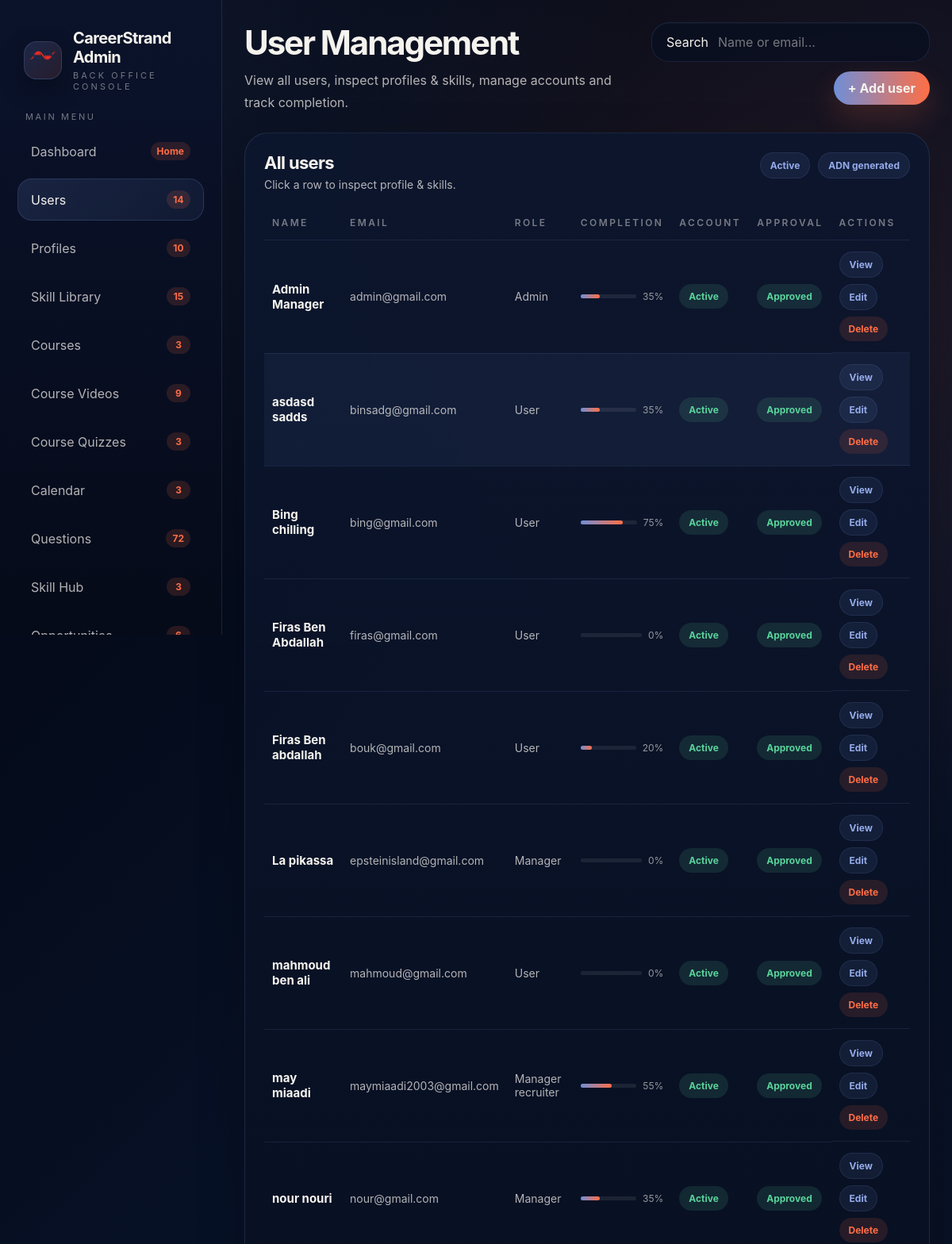
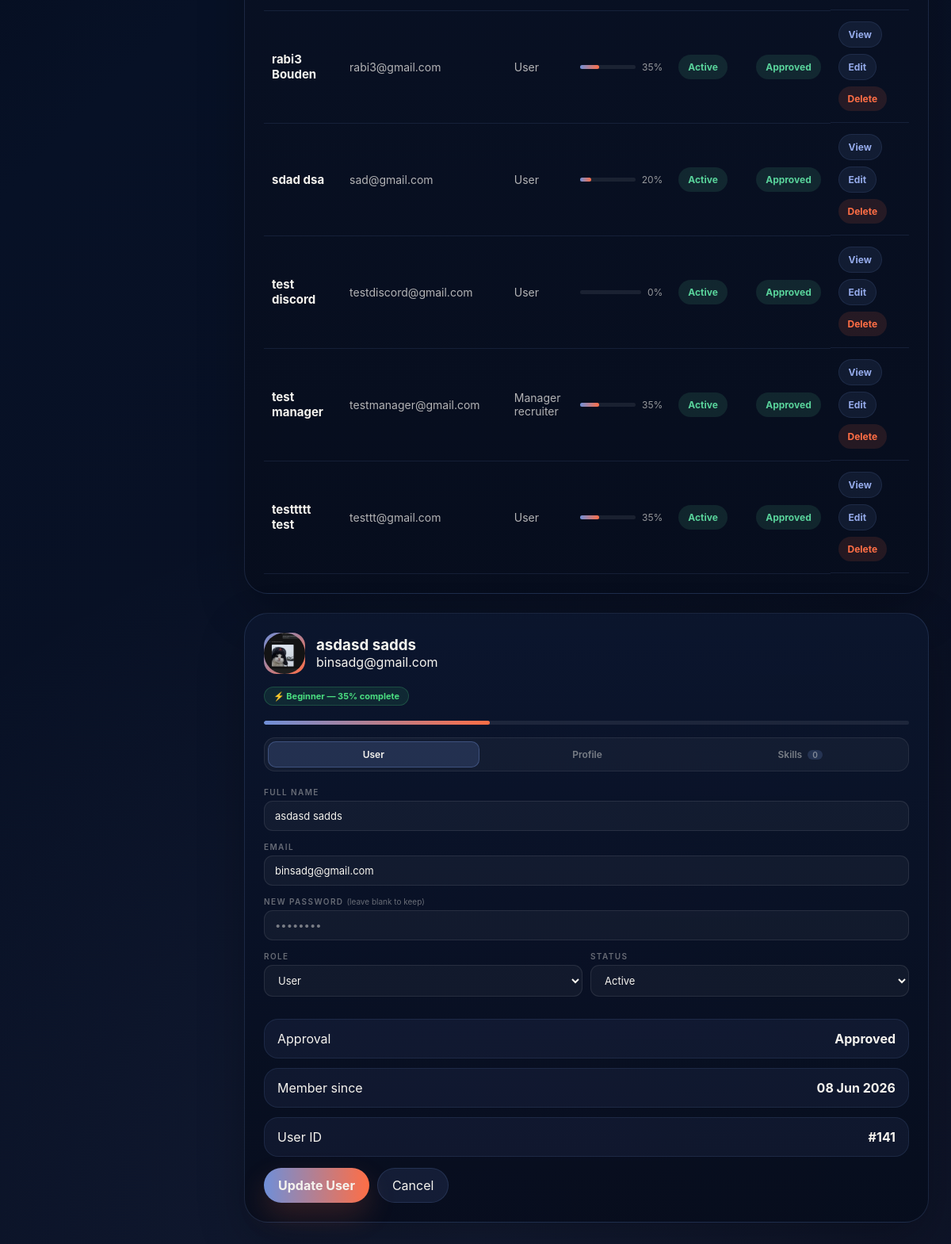
Screenshot of /View/BackOffice/admin-users.php?view=141 (signed in) with the database file from the repository (2 pictures, top to bottom).
### tables this page shows
CREATE TABLE `users` (
  `userId` int(11) NOT NULL,
  `fullName` varchar(255) DEFAULT NULL,
  `email` varchar(255) DEFAULT NULL,
  `password` varchar(255) DEFAULT NULL,
  `role` varchar(50) DEFAULT NULL,
  `status` varchar(50) DEFAULT NULL,
  `createdAt` date DEFAULT NULL,
  `faceDescriptor` longtext DEFAULT NULL,
  `faceEnabled` tinyint(1) NOT NULL DEFAULT 0,
  `approvalStatus` varchar(50) DEFAULT 'approved',
  `questionnaireStatus` varchar(20) NOT NULL DEFAULT 'pending',
  `rejectionReason` text DEFAULT NULL
);

CREATE TABLE `profile` (
  `profileId` int(11) NOT NULL,
  `userId` int(11) DEFAULT NULL,
  `bio` text DEFAULT NULL,
  `photoUrl` varchar(255) DEFAULT NULL,
  `location` varchar(255) DEFAULT NULL,
  `preferences` varchar(255) DEFAULT NULL,
  `careerGoal` varchar(255) DEFAULT NULL,
  `portfolioTheme` varchar(50) DEFAULT 'midnight',
  `portfolioPrimaryColor` varchar(20) DEFAULT '#8fb1ff',
  `portfolioSecondaryColor` varchar(20) DEFAULT '#ff7a50',
  `cvTheme` varchar(50) DEFAULT 'graphite',
  `cvPrimaryColor` varchar(20) DEFAULT '#1f1b1b',
  `cvSecondaryColor` varchar(20) DEFAULT '#efe7df',
  `completionScore` int(11) DEFAULT NULL,
  `level` varchar(50) DEFAULT NULL
);

### View/backoffice/admin-users.php (the view, shortened to what the rows shown need)
<?php
require_once __DIR__ . '/../../config.php';
require_once __DIR__ . '/../../Controller/UserController.php';
require_once __DIR__ . '/../../Controller/ProfileController.php';
$controller       = new UserController();
$profileController = new ProfileController();
function h(?string $v): string { return htmlspecialchars((string)$v, ENT_QUOTES, 'UTF-8'); }
$search = $_GET['search'] ?? '';
$sort   = $_GET['sort']   ?? 'fullName';
$order  = $_GET['order']  ?? 'ASC';
$users  = $controller->getAll($search, $sort, $order);
$mode   = null;
$selectedUser      = null;
$selectedProfile   = null;
$selectedSkills    = [];
if (isset($_GET['view'])) {
    $selectedUser = $controller->getById((int)$_GET['view']);
}
if ($selectedUser) {
    $uid              = $selectedUser->getUserId();
    $selectedProfile  = $profileController->getByUserId($uid);
    $selectedSkills   = $profileController->getSkillsByUserId($uid);
}
?>
<!DOCTYPE html>
<html lang="en">
<head>
  <link rel="stylesheet" href="assets/css/admin.css"/>
</head>
<body>
<div class="admin-shell">
  <?php include __DIR__ . '/partials/admin-sidebar.php'; ?>
  <main class="admin-main">
    <header class="page-header">
      <div>
        <h2>User Management</h2>
      </div>
    </header>
    <section class="detail-grid">
      <article class="panel">
        <table>
          <thead>
            <tr>
              <th><a href="?<?php echo http_build_query(array_merge($_GET,['sort'=>'fullName','order'=>(($_GET['sort']??'')==='fullName'&&($_GET['order']??'')==='ASC')?'DESC':'ASC'])); ?>">Name</a></th>
              <th><a href="?<?php echo http_build_query(array_merge($_GET,['sort'=>'email','order'=>(($_GET['sort']??'')==='email'&&($_GET['order']??'')==='ASC')?'DESC':'ASC'])); ?>">Email</a></th>
              <th><a href="?<?php echo http_build_query(array_merge($_GET,['sort'=>'role','order'=>(($_GET['sort']??'')==='role'&&($_GET['order']??'')==='ASC')?'DESC':'ASC'])); ?>">Role</a></th>
              <th>Completion</th>
              <th>Account</th>
              <th>Approval</th>
              <th>Actions</th>
            </tr>
          </thead>
          <tbody>
            <?php foreach ($users as $u):
              $uProfile = $profileController->getByUserId($u->getUserId());
              $uScore   = $uProfile ? $uProfile->getCompletionScore() : 0;
              $isSelected = isset($_GET['view']) && (int)$_GET['view'] === $u->getUserId();
            ?>
            <tr style="<?php echo $isSelected ? 'background:rgba(111,143,216,.07);' : ''; ?> cursor:pointer;"
                onclick="window.location='admin-users.php?view=<?php echo $u->getUserId(); ?><?php echo !empty($_GET['search']) ? '&search='.urlencode($_GET['search']) : ''; ?>'">
              <td><strong><?php echo h($u->getFullName()); ?></strong></td>
              <td><?php echo h($u->getEmail()); ?></td>
              <td><?php echo h(ucfirst($u->getRole())); ?></td>
              <td>
                <div style="display:flex;align-items:center;gap:8px;">
                  <div style="flex:1;height:5px;background:rgba(255,255,255,.08);border-radius:999px;min-width:60px;">
                    <div style="height:100%;width:<?php echo $uScore; ?>%;background:linear-gradient(90deg,#6f8fd8,#ff6e45);border-radius:999px;"></div>
                  </div>
                  <span style="font-size:12px;color:rgba(245,243,238,.6);"><?php echo $uScore; ?>%</span>
                </div>
              </td>
              <td>
                <span class="status-chip <?php echo $u->getStatus() === 'active' ? 'status-active' : 'status-inactive'; ?>">
                  <?php echo ucfirst($u->getStatus()); ?>
                </span>
              </td>
              <td>
                <span class="status-chip <?php echo $u->getApprovalStatus() === 'approved' ? 'status-active' : 'status-inactive'; ?>">
                  <?php echo ucfirst($u->getApprovalStatus()); ?>
                </span>
              </td>
              <td class="table-actions" onclick="event.stopPropagation();">
                <a href="admin-users.php?view=<?php echo $u->getUserId(); ?>" class="link-btn">View</a>
                <a href="admin-users.php?action=edit&id=<?php echo $u->getUserId(); ?>" class="link-btn">Edit</a>
                <form method="POST" action="admin-users.php" style="display:inline;" onsubmit="return confirm('Delete this user?')">
                  <button type="submit" class="status-chip status-inactive" style="border:none;cursor:pointer;">Delete</button>
                </form>
              </td>
            </tr>
            <?php endforeach; ?>
          </tbody>
        </table>
      </article>
      <aside class="detail-card">
        <?php if ($mode === 'create'): ?>
        <div class="profile-top">
          <div class="profile-meta">
            <div class="avatar">+</div>
            <div><h3>New User</h3><p>Fill in the details below.</p></div>
          </div>
        </div>
        <form action="admin-users.php" method="post" onsubmit="return validateForm()">
          <input type="hidden" name="action" value="create">
          <div class="profile-field"><label>Full Name</label><input type="text" id="fullName" name="fullName" value="<?php echo h($_POST['fullName'] ?? ''); ?>"></div>
          <div class="profile-field"><label>Email</label><input type="text" id="email" name="email" value="<?php echo h($_POST['email'] ?? ''); ?>"></div>
          <div class="profile-field"><label>Password</label><input type="password" id="password" name="password" placeholder="••••••••"></div>
          <div class="form-row-2">
            <div class="profile-field"><label>Role</label>
              <select id="role" name="role" onchange="onRoleChange(this)">
                <option value="user"             <?php echo (($_POST['role']??'')==='user')             ?'selected':''; ?>>User</option>
                <option value="manager"          <?php echo (($_POST['role']??'')==='manager')          ?'selected':''; ?>>Manager</option>
                <option value="manager recruiter"<?php echo (($_POST['role']??'')==='manager recruiter')?'selected':''; ?>>Manager Recruiter</option>
                <option value="admin"            <?php echo (($_POST['role']??'')==='admin')            ?'selected':''; ?>>Admin</option>
              </select>
            </div>
            <div class="profile-field"><label>Status</label>
              <select name="status">
                <option value="active"   <?php echo (($_POST['status']??'active')==='active')  ?'selected':''; ?>>Active</option>
                <option value="inactive" <?php echo (($_POST['status']??'')==='inactive')      ?'selected':''; ?>>Inactive</option>
              </select>
            </div>
          </div>
          <div id="rcf-manager" class="role-create-fields <?php echo (($_POST['role']??'')==='manager')?'visible':''; ?>">
            <hr class="section-sep">
            <span class="section-label-sm">Organization details</span>
            <div class="profile-field"><label>Organization / Club Name</label><input type="text" name="organization" value="<?php echo h($_POST['organization'] ?? ''); ?>" placeholder="e.g. TechClub Tunis"></div>
            <div class="form-row-2">
              <div class="profile-field"><label>Category Focus</label>
                <select name="categoryFocus">
                  <option value="">Select…</option>
                  <?php foreach(['Technology','Design','Business','Science','Arts','Other'] as $opt): ?>
                    <option value="<?php echo $opt; ?>" <?php echo (($_POST['categoryFocus']??'')===$opt)?'selected':''; ?>><?php echo $opt; ?></option>
                  <?php endforeach; ?>
                </select>
              </div>
              <div class="profile-field"><label>Description</label><input type="text" name="orgDescription" value="<?php echo h($_POST['orgDescription'] ?? ''); ?>" placeholder="What do you organize?"></div>
            </div>
          </div>
          <div id="rcf-recruiter" class="role-create-fields <?php echo (($_POST['role']??'')==='manager recruiter')?'visible':''; ?>">
            <hr class="section-sep">
            <span class="section-label-sm">Company & recruiting details</span>
            <div class="form-row-2">
              <div class="profile-field"><label>Company Name</label><input type="text" name="companyName" value="<?php echo h($_POST['companyName'] ?? ''); ?>" placeholder="e.g. TechCorp"></div>
              <div class="profile-field"><label>Job Title</label><input type="text" name="jobTitle" value="<?php echo h($_POST['jobTitle'] ?? ''); ?>" placeholder="e.g. HR Manager"></div>
            </div>
            <div class="form-row-2">
              <div class="profile-field"><label>Industry</label>
                <select name="industry">
                  <option value="">Select…</option>
                  <?php foreach(['Software & IT','Finance','Healthcare','Education','Marketing','Other'] as $opt): ?>
                    <option value="<?php echo $opt; ?>" <?php echo (($_POST['industry']??'')===$opt)?'selected':''; ?>><?php echo $opt; ?></option>
                  <?php endforeach; ?>
                </select>
              </div>
              <div class="profile-field"><label>Opportunity Types</label>
                <select name="opportunityTypes">
                  <option value="">Select…</option>
                  <?php foreach(['Internship','Job','Freelance','Internship & Job','All'] as $opt): ?>
                    <option value="<?php echo $opt; ?>" <?php echo (($_POST['opportunityTypes']??'')===$opt)?'selected':''; ?>><?php echo $opt; ?></option>
                  <?php endforeach; ?>
                </select>
              </div>
            </div>
            <div class="profile-field"><label>Company Website</label><input type="text" name="companyWebsite" value="<?php echo h($_POST['companyWebsite'] ?? ''); ?>" placeholder="https://company.com"></div>
          </div>
          <div style="margin-top:16px;display:flex;gap:10px;">
            <button type="submit" class="btn btn-main">Create User</button>
            <a href="admin-users.php" class="btn btn-soft">Cancel</a>
          </div>
        </form>
        <?php elseif ($selectedUser): ?>
        <?php
          $sp    = $selectedProfile;
          $ss    = $selectedSkills;
          $score = $sp ? $sp->getCompletionScore() : 0;
          $level = $sp ? $sp->getLevel()           : 'Starter';
          $sRole = $selectedUser->getRole();
        ?>
        <div class="profile-top">
          <div class="profile-meta">
            <div class="avatar" style="overflow:hidden;">
              <?php if ($sp && !empty($sp->getPhotoUrl())): ?>
                <img src="<?php echo h($sp->getPhotoUrl()); ?>" style="width:100%;height:100%;object-fit:cover;border-radius:50%;" alt="">
              <?php else: ?>
                <?php echo strtoupper(substr($selectedUser->getFullName(), 0, 1)); ?>
              <?php endif; ?>
            </div>
            <div>
              <h3><?php echo h($selectedUser->getFullName()); ?></h3>
              <p><?php echo h($selectedUser->getEmail()); ?></p>
            </div>
          </div>
        </div>
        <div class="score-badge">⚡ <?php echo h($level); ?> — <?php echo $score; ?>% complete</div>
        <div style="margin-bottom:16px;">
          <div class="progress-mini-bar">
            <div class="progress-mini-fill" style="width:<?php echo $score; ?>%"></div>
          </div>
        </div>
        <div class="detail-tabs">
          <button class="dtab active" data-tab="user"   onclick="switchDTab('user')">User</button>
          <button class="dtab"        data-tab="profile" onclick="switchDTab('profile')">Profile</button>
          <button class="dtab" data-tab="activity" onclick="switchDTab('activity')">
            Skills <span style="margin-left:4px;background:rgba(111,143,216,.2);border-radius:999px;padding:0 6px;font-size:10px;"><?php echo count($ss); ?></span>
          </button>
        </div>
        <div id="dtab-user" class="dtab-panel active">
          <form action="admin-users.php" method="post" onsubmit="return validateForm()">
            <div class="profile-field"><label>Full Name</label><input type="text" id="fullName" name="fullName" value="<?php echo h($selectedUser->getFullName()); ?>"></div>
            <div class="profile-field"><label>Email</label><input type="text" id="email" name="email" value="<?php echo h($selectedUser->getEmail()); ?>"></div>
            <div class="profile-field">
              <label>New Password <span style="font-weight:400;text-transform:none;letter-spacing:0;">(leave blank to keep)</span></label>
              <input type="password" id="password" name="password" placeholder="••••••••">
            </div>
            <div class="form-row-2">
              <div class="profile-field"><label>Role</label>
                <select name="role">
                  <option value="user"             <?php echo $sRole==='user'             ?'selected':''; ?>>User</option>
                </select>
              </div>
              <div class="profile-field"><label>Status</label>
                <select name="status">
                  <option value="active"   <?php echo $selectedUser->getStatus()==='active'  ?'selected':''; ?>>Active</option>
                </select>
              </div>
            </div>
            <div class="info-list" style="margin:14px 0;">
              <div class="info-item"><span>Approval</span><strong><?php echo h(ucfirst($selectedUser->getApprovalStatus())); ?></strong></div>
              <div class="info-item"><span>Member since</span><strong><?php echo $selectedUser->getCreatedAt() ? date('d M Y', strtotime($selectedUser->getCreatedAt())) : '—'; ?></strong></div>
              <div class="info-item"><span>User ID</span><strong>#<?php echo $selectedUser->getUserId(); ?></strong></div>
            </div>
            <div style="display:flex;gap:10px;flex-wrap:wrap;">
              <button type="submit" class="btn btn-main">Update User</button>
              <a href="admin-users.php" class="btn btn-soft">Cancel</a>
            </div>
          </form>
        </div>
        <?php endif; ?>
      </aside>
    </section>
  </main>
</div>
</body>
</html>

### rows the page displays
users: fullName "Admin Manager", email "admin@gmail.com", role "Admin", profile.completionScore "35", status "Active", approvalStatus "Approved"
users: fullName "asdasd sadds", email "binsadg@gmail.com", role "User", status "Active", approvalStatus "Approved", createdAt "08 Jun 2026", userId "141"
profile: completionScore "35", photoUrl (picture), level "Beginner"
users: fullName "Bing chilling", email "bing@gmail.com", role "User", profile.completionScore "75", status "Active", approvalStatus "Approved"
users: fullName "Firas Ben Abdallah", email "firas@gmail.com", role "User", uScore "0", status "Active", approvalStatus "Approved"
users: fullName "Firas Ben abdallah", email "bouk@gmail.com", role "User", profile.completionScore "20", status "Active", approvalStatus "Approved"
users: fullName "La pikassa", email "epsteinisland@gmail.com", role "Manager", uScore "0", status "Active", approvalStatus "Approved"
users: fullName "mahmoud ben ali", email "mahmoud@gmail.com", role "User", uScore "0", status "Active", approvalStatus "Approved"
users: fullName "may miaadi", email "maymiaadi2003@gmail.com", role "Manager recruiter", profile.completionScore "55", status "Active", approvalStatus "Approved"
users: fullName "nour nouri", email "nour@gmail.com", role "Manager", profile.completionScore "35", status "Active", approvalStatus "Approved"
users: fullName "rabi3 Bouden", email "rabi3@gmail.com", role "User", profile.completionScore "35", status "Active", approvalStatus "Approved"
users: fullName "sdad dsa", email "sad@gmail.com", role "User", profile.completionScore "20", status "Active", approvalStatus "Approved"
users: fullName "test discord", email "testdiscord@gmail.com", role "User", uScore "0", status "Active", approvalStatus "Approved"
users: fullName "test manager", email "testmanager@gmail.com", role "Manager recruiter", profile.completionScore "35", status "Active", approvalStatus "Approved"
users: fullName "testtttt test", email "testtt@gmail.com", role "User", profile.completionScore "35", status "Active", approvalStatus "Approved"

### other values shown
$adminSidebarEscape($adminSidebarItem['label']) "Dashboard"
$adminSidebarEscape($adminSidebarBadge) "Home"
$adminSidebarEscape($adminSidebarItem['label']) "Users"
$adminSidebarEscape($adminSidebarBadge) "14"
$adminSidebarEscape($adminSidebarItem['label']) "Profiles"
$adminSidebarEscape($adminSidebarBadge) "10"
$adminSidebarEscape($adminSidebarItem['label']) "Skill Library"
$adminSidebarEscape($adminSidebarBadge) "15"
$adminSidebarEscape($adminSidebarItem['label']) "Courses"
$adminSidebarEscape($adminSidebarBadge) "3"
$adminSidebarEscape($adminSidebarItem['label']) "Course Videos"
$adminSidebarEscape($adminSidebarBadge) "9"
$adminSidebarEscape($adminSidebarItem['label']) "Course Quizzes"
$adminSidebarEscape($adminSidebarItem['label']) "Calendar"
$adminSidebarEscape($adminSidebarItem['label']) "Questions"
